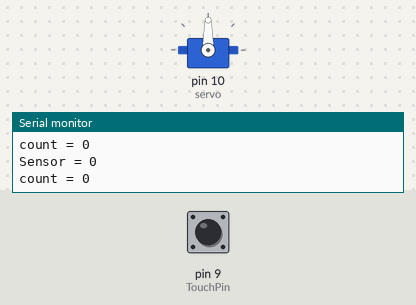
Bench run of a sketch on a simulated Arduino Uno, built with avr-gcc and run on an emulated ATmega328P. Parts: servo, the last lines printed to the serial monitor. Inputs (shaded band) come from the test bench; at power-on: pin 9 (TouchPin) LOW.

Above: at 1.8 s.
1.9 s: pin 9 (TouchPin) pulled HIGH for 0.6 s
At 4.1 s:
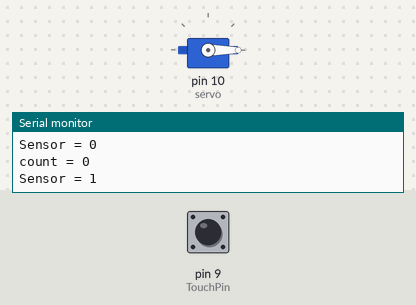
5.0 s: pin 9 (TouchPin) pulled HIGH for 3.2 s
At 7.2 s:
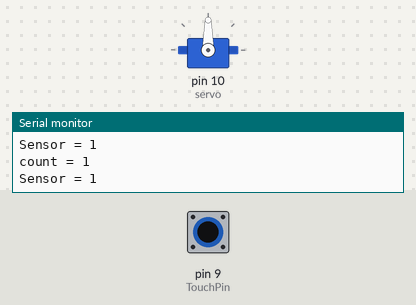
9.7 s: pin 9 (TouchPin) pulled HIGH for 1 s
At 12.6 s:
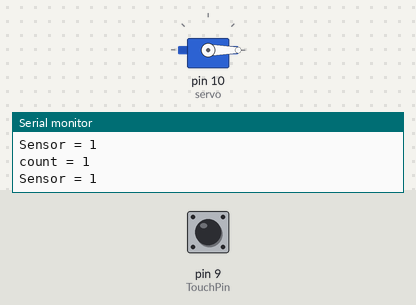
Timing chart, 0 to 14.1 s (numbered marks = the images above; inputs shaded):
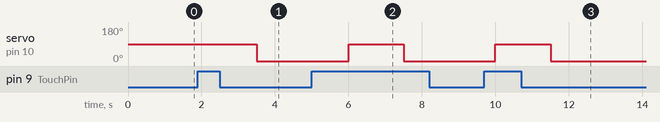

The sketch:

puppeteer.ino
```cpp
#include <Servo.h>
Servo servo;

const int TouchPin = 9;
int count = 0;
bool pressed = false;

void setup() {
  // put your setup code here, to run once:
  pinMode(TouchPin, INPUT);
  servo.attach(10);
  Serial.begin(9600);
}

void loop() {
  // put your main code here, to run repeatedly:
  int sensorValue = digitalRead(TouchPin);
  Serial.print("Sensor = ");
  Serial.println(sensorValue);
  if (sensorValue == 1) {
    if (pressed == false) {
      count++;
    }
    if (count == 1) {
      servo.write(90);
      delay(1500);
      servo.write(0);
      delay(2000);
    }
    else if (count == 2){
      servo.write(0);
      delay(1500);
      servo.write(90);
      delay(2000);
    }
    pressed = true;
  }
  else {
    pressed = false;
  }
  Serial.print("count = ");
  Serial.println(count % 3);
  delay(500);
}
```

Measured:
- after the input at 1.9 s, servo on pin 10 (servo): 90° → 0° after 1.6 s
- after the input at 5.0 s, servo on pin 10 (servo): 0° → 90° after 1.0 s, → 0° 1.5 s later
- after the input at 9.7 s, servo on pin 10 (servo): 0° → 90° after 0.30 s, → 0° 1.5 s later
